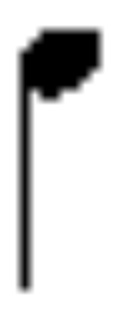
#> input picture Test_Symbols/104.jpg, 120 x 320 px
$ python -i thinning.py   (imports and definitions only)
#> lines starting #> are read from the running program, lines starting #| are printed output that depends on the picture; after the words box and inside, x2 and y2 are one past the last pixel; in counts of white or black regions, pixels touching at a corner belong together
#> further down, picture is the input picture: shape (320, 120, 3); min 0, max 255, mean 212.5
import cv2
import numpy as np

show_images = 1

def morphology(img):
    # inverts the image to execute easier operations (sum and subtraction)
    a, img = cv2.threshold(img,100,255,cv2.THRESH_BINARY_INV)
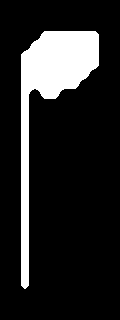
#> img: shape (320, 120, 3); 14.9% white; 1 white region, box (x1, y1, x2, y2) and area: (21, 31, 99, 289) 5722
    # generates 3 by 3 cross kernel
    kernel = cv2.getStructuringElement(cv2.MORPH_CROSS,(3,3))
    # iteration counter
    iteration = 0
    print("Starting fast thin...")
    while 1:
        iteration += 1
        print("Running iteration",iteration,"of morphology") # "Running iteration x"
        #erosion
        last_img = img.copy()
        ero = cv2.erode(img,kernel,iterations = 1)
        #dilation
        dil = cv2.dilate(ero,kernel,iterations = 1)
        # result = original - dilated + eroded
        img -= dil
        img += ero
        # ends loop if result is the same from last iteration
        if cv2.compare(img, last_img, cv2.CMP_EQ).all():
            break
#> this loop made 34 passes
#> pass 1, in morphology, `ero = cv2.erode(img,kernel,iterations = 1)`:
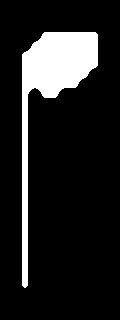
#> ero: shape (320, 120, 3); 13.3% white; 1 white region, box (x1, y1, x2, y2) and area: (22, 32, 98, 288) 5102
#> pass 2, in morphology, `ero = cv2.erode(img,kernel,iterations = 1)`:
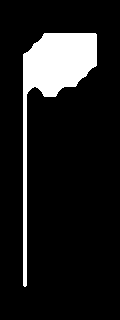
#> ero: shape (320, 120, 3); 11.7% white; 1 white region, box (x1, y1, x2, y2) and area: (23, 33, 97, 287) 4486
#> pass 3, in morphology, `ero = cv2.erode(img,kernel,iterations = 1)`:
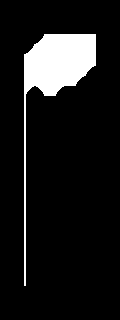
#> ero: shape (320, 120, 3); 10.1% white; 1 white region, box (x1, y1, x2, y2) and area: (24, 34, 96, 286) 3874
#> after the loop:
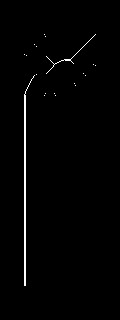
#> img: shape (320, 120, 3); 1.3% white in thin lines or dots, all inside (x1, y1, x2, y2) = (24, 34, 96, 286)
#> after the loop, iteration = 34
    a, img = cv2.threshold(img,100,255,cv2.THRESH_BINARY_INV) # inverts back the image
    return img

# came up with this one by myself, if anyone finds a better way of detecting/reducing interest areas please tell me
# [111 lines left out: functions eraseTwoByTwos, cleanCorners, eraseLadders, fastThin, not called in this run]

>>> import cv2
>>> picture = cv2.imread('Test_Symbols/104.jpg')
>>> result = morphology(picture)

$ run again, on Test_Symbols/105.jpg
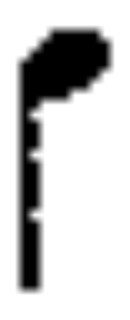
#> input picture Test_Symbols/105.jpg, 130 x 320 px
#> picture is the input picture: shape (320, 130, 3); min 0, max 255, mean 203.5
#> in morphology, `a, img = cv2.threshold(img,100,255,cv2.THRESH_BINARY_INV)`:
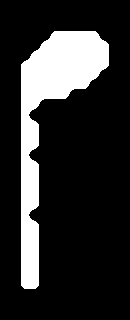
#> img: shape (320, 130, 3); 18.5% white; 1 white region, box (x1, y1, x2, y2) and area: (21, 31, 109, 289) 7704
#> after the loop in morphology, `while 1:`:
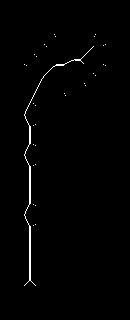
#> img: shape (320, 130, 3); 1% white in thin lines or dots, all inside (x1, y1, x2, y2) = (24, 34, 106, 286)
#> after the loop in morphology, `while 1:`: iteration = 34

$ run again, on Test_Symbols/11.jpg
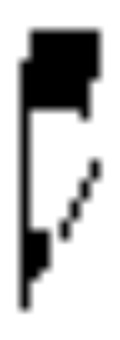
#> input picture Test_Symbols/11.jpg, 120 x 340 px
#> picture is the input picture: shape (340, 120, 3); min 0, max 255, mean 195
#> in morphology, `a, img = cv2.threshold(img,100,255,cv2.THRESH_BINARY_INV)`:
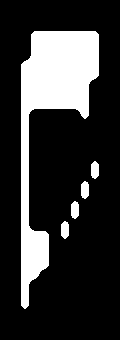
#> img: shape (340, 120, 3); 20.9% white; 5 white regions, box (x1, y1, x2, y2) and area: (21, 31, 99, 309) 8042, (81, 181, 89, 199) 122, (71, 201, 79, 219) 122, (91, 161, 99, 179) 121, (61, 221, 69, 239) 121
#> after the loop in morphology, `while 1:`:
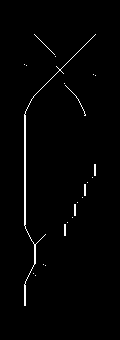
#> img: shape (340, 120, 3); 1.5% white in thin lines or dots, all inside (x1, y1, x2, y2) = (24, 34, 96, 306)
#> after the loop in morphology, `while 1:`: iteration = 39
